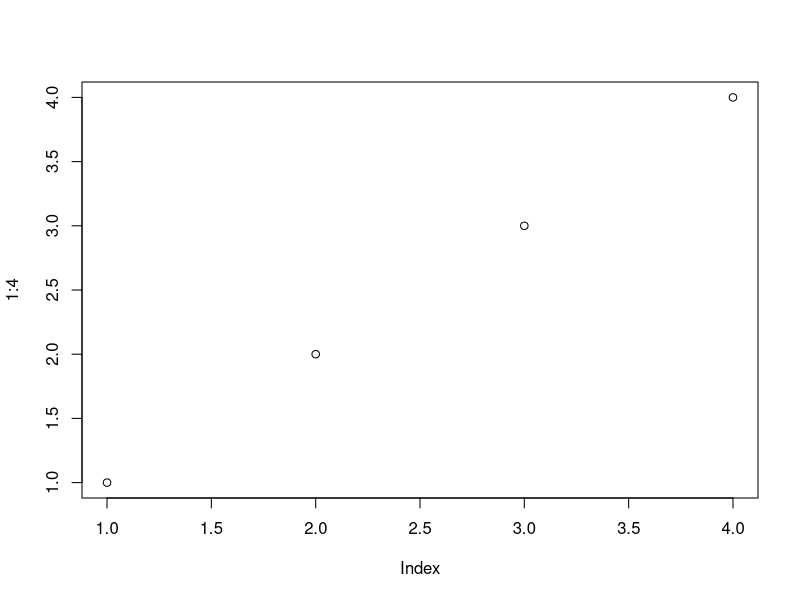

Here is the R script that generated this plot:
## ---- chunk 1
#### Do not install packages in the code elements of the document
# install.packages("ggplot2")
# if (!require("BiocManager", quietly = TRUE))
#     install.packages("BiocManager")
# BiocManager::install("ALL")

#### loading packages is OK.
library(ggplot2)
## ---- chunk 2
1:4
plot(1:4)
